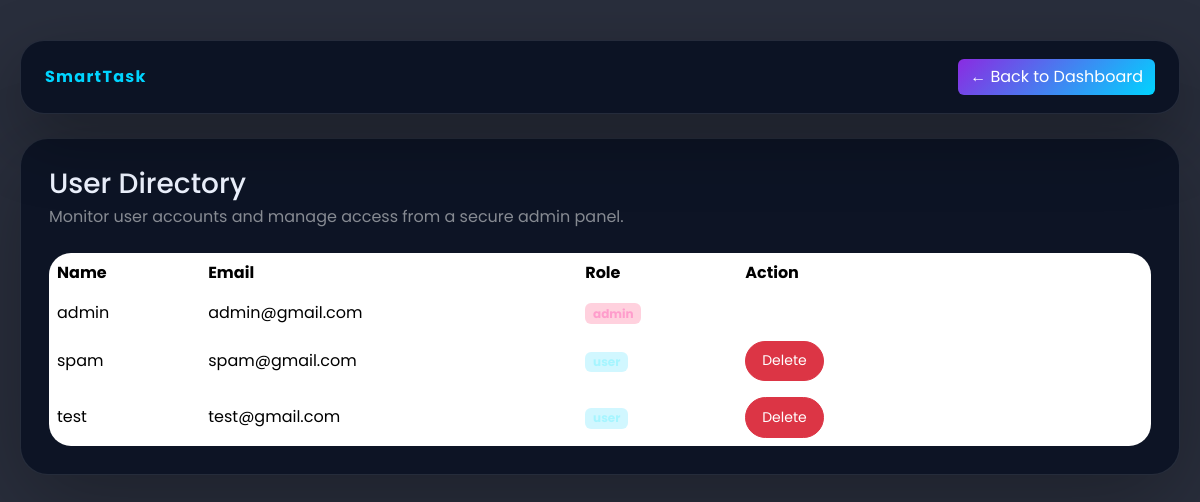
Page /manage_users (signed in) on the committed database.
### tables this page shows
CREATE TABLE users (
            id INTEGER PRIMARY KEY AUTOINCREMENT,
            username TEXT NOT NULL,
            email TEXT NOT NULL,
            password TEXT NOT NULL,
            role TEXT DEFAULT 'user'
        );

### app.py (the view)
@app.route("/manage_users")
def manage_users():
    if session.get('role') != 'admin':
        return redirect(url_for("login"))
    conn = getdb()
    cursor = conn.cursor()
    cursor.execute("SELECT id, username, email, role FROM users ORDER BY username")
    users = cursor.fetchall()
    conn.close()
    return render_template("manage_users.html", users=users)

### app.py (called while the page is built)
@app.after_request
def set_cache_headers(response):
    if response.status_code in [301, 302, 303, 307, 308]:
        response.headers['Cache-Control'] = 'no-store, no-cache, must-revalidate, max-age=0'
        response.headers['Pragma'] = 'no-cache'
        response.headers['Expires'] = '0'
    elif request.endpoint and request.endpoint in ['login', 'register', 'logout', 'user_dashboard', 'admin_dashboard']:
        response.headers['Cache-Control'] = 'no-store, no-cache, must-revalidate, max-age=0, private'
        response.headers['Pragma'] = 'no-cache'
        response.headers['Expires'] = '0'
    elif request.method == 'POST':
        response.headers['Cache-Control'] = 'no-store, no-cache, must-revalidate, max-age=0'
        response.headers['Pragma'] = 'no-cache'
        response.headers['Expires'] = '0'
    return response

def getdb():
    conn = sqlite3.connect(DB_PATH)
    return conn

### templates/manage_users.html (shortened to what this page needs)
<!DOCTYPE html>
<html lang="en">
<head>
    <link href="https://cdn.jsdelivr.net/npm/bootstrap@5.3.2/dist/css/bootstrap.min.css" rel="stylesheet">
    <link href="https://cdn.jsdelivr.net/npm/bootstrap-icons/font/bootstrap-icons.css" rel="stylesheet">
</head>
<body>
    <div class="page-shell">
        <div class="topbar d-flex flex-column flex-md-row justify-content-between align-items-center gap-3">
            <a href="/" class="navbar-brand mb-0">SmartTask</a>
            <a href="/admin_dashboard" class="btn btn-glow">← Back to Dashboard</a>
        </div>
        <div class="content-card">
            <div class="mb-4">
                <h3 class="mb-1">User Directory</h3>
                <p class="text-white-50 mb-0">Monitor user accounts and manage access from a secure admin panel.</p>
            </div>
            <div class="table-responsive">
                <table class="table table-borderless align-middle mb-0">
                    <thead><tr><th>Name</th><th>Email</th><th>Role</th><th>Action</th></tr></thead>
                    <tbody>
                        {% for user in users %}
                        <tr>
                            <td>{{ user[1] }}</td>
                            <td>{{ user[2] }}</td>
                            <td><span class="badge {% if user[3] == 'admin' %}badge-admin{% else %}badge-user{% endif %}">{{ user[3] }}</span></td>
                            <td>
                                {% if user[3] != 'admin' %}
                                    <a href="/delete_user/{{ user[0] }}" class="btn btn-danger btn-sm btn-delete" onclick="return confirm('Are you sure you want to delete this user?')">Delete</a>
                                {% else %}
                                    <span class="text-white-50">Cannot delete admin</span>
                                {% endif %}
                            </td>
                        </tr>
                        {% endfor %}
                    </tbody>
                </table>
            </div>
        </div>
    </div>
</body>
</html>

### templates/manage_users.html (style rules this page uses)
* { font-family: 'Poppins', sans-serif; }
body { margin:0; min-height:100vh; background:url('https://images.unsplash.com/photo-1492724441997-5dc865305da0?ixlib=rb-4.0.3&auto=format&fit=crop&w=1650&q=80') center/cover no-repeat fixed; color:#eef3ff; }
body::before { content:''; position:fixed; inset:0; background:rgba(4,10,26,0.85); z-index:0; }
.page-shell { position:relative; z-index:1; padding:40px 20px; }
.topbar { background:rgba(10,18,35,0.92); border:1px solid rgba(255,255,255,0.1); border-radius:24px; padding:18px 24px; backdrop-filter:blur(18px); box-shadow:0 24px 70px rgba(0,0,0,0.3); }
.topbar .navbar-brand { color:#00d4ff; font-weight:700; letter-spacing:.08em; }
.topbar .btn-glow { background:linear-gradient(135deg,#8a2be2,#00d4ff); color:#fff; border:none; }
.content-card { margin-top:24px; background:rgba(10,18,35,0.9); border:1px solid rgba(255,255,255,0.1); border-radius:28px; padding:28px; box-shadow:0 28px 90px rgba(0,0,0,0.28); }
.table-responsive { border-radius:22px; overflow:hidden; }
table { min-width:100%; color:#eef3ff; }
thead tr { background:rgba(255,255,255,0.06); }
td, th { border:none; vertical-align:middle; }
.badge-admin { background:rgba(255,0,76,0.18); color:#ff9dcc; }
.badge-user { background:rgba(0,212,255,0.18); color:#a6f5ff; }
.btn-delete { border-radius:999px; padding:.55rem 1rem; }

### rows in the picture
users: username "admin", email "admin@gmail.com", role "admin"
users: username "spam", email "spam@gmail.com"
users: username "test", email "test@gmail.com"
